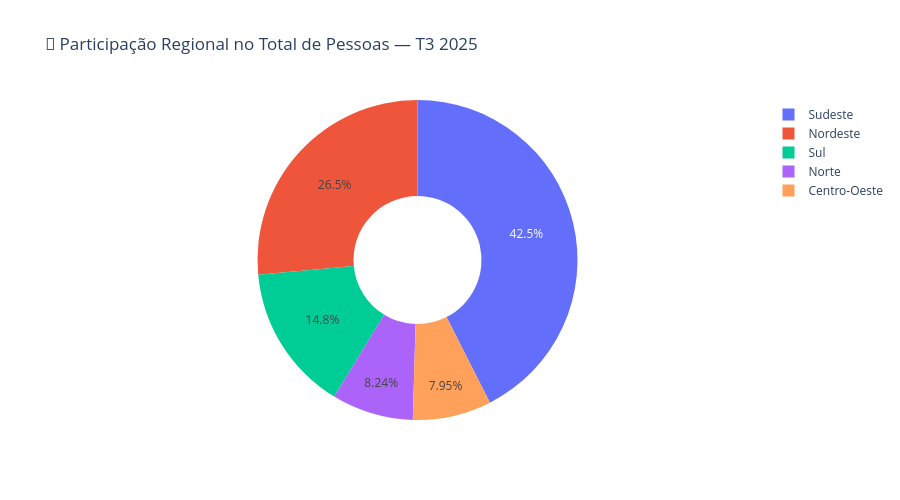

This figure's notebook cell:
### Markdown cell above
### 🔤 Renomeando a Coluna de Total de Pessoas para *Desocupados*

Neste passo, a coluna **`Total_Pessoas`** é renomeada para **`Desocupados`**, ajustando a nomenclatura do dataset para refletir corretamente o conteúdo e facilitar a interpretação das análises seguintes.

### Code cell
# ===================================================
# 🥧 Gráfico 6 — Participação Regional no Total Nacional
# ===================================================

import plotly.express as px
from IPython.display import display

print("🔍 Verificando colunas disponíveis em df_regioes:")
print(df_regioes.columns)

# ---------------------------------------------------
# 🔹 Preparação da base (T3 2025)
# ---------------------------------------------------
print("🥧 Construindo gráfico de participação regional (T3 2025)...")

COLUNA_VALOR = "Total_Pessoas"  # ✅ PADRONIZADO (não renomear)

df_participacao = (
    df_regioes[df_regioes["Trimestre"] == "T3_2025"]
    .groupby("Região", as_index=False)[COLUNA_VALOR]
    .sum()
)

# ---------------------------------------------------
# 🔹 Cálculo do total nacional e percentual
# ---------------------------------------------------
total_nacional = df_participacao[COLUNA_VALOR].sum()

df_participacao["Percentual"] = (
    df_participacao[COLUNA_VALOR] / total_nacional * 100
)

print("📊 Base de participação regional:")
display(df_participacao)

# ---------------------------------------------------
# 🥧 GRÁFICO — Participação Regional (Pizza)
# ---------------------------------------------------
fig_part = px.pie(
    df_participacao,
    names="Região",
    values=COLUNA_VALOR,   # valores absolutos
    title="🥧 Participação Regional no Total de Pessoas — T3 2025",
    hole=0.4
)

fig_part.update_layout(
    template="plotly_white",
    height=500
)

# 🔒 Exportação estática (GitHub)
fig_part.write_image("grafico_6_participacao_regional_T3_2025.png")

# Exibição local (opcional)
fig_part.show()

print("✅ Gráfico de participação regional exportado com sucesso para o GitHub")

### Figure 1 — Plotly figure (JSON) as saved in the notebook; plotly's stock layout.template omitted (floating-point values rounded to 4 significant figures)
{"data": [{"domain": {"x": [0, 1], "y": [0, 1]}, "hole": 0.4, "hovertemplate": "Região=%{label}<br>Total_Pessoas=%{value}<extra></extra>", "labels": ["Centro-Oeste", "Nordeste", "Norte", "Sudeste", "Sul"], "legendgroup": "", "name": "", "showlegend": true, "type": "pie", "values": [13866, 46180, 14379, 74158, 25828]}], "layout": {"height": 500, "legend": {"tracegroupgap": 0}, "title": {"text": "🥧 Participação Regional no Total de Pessoas — T3 2025"}}}
